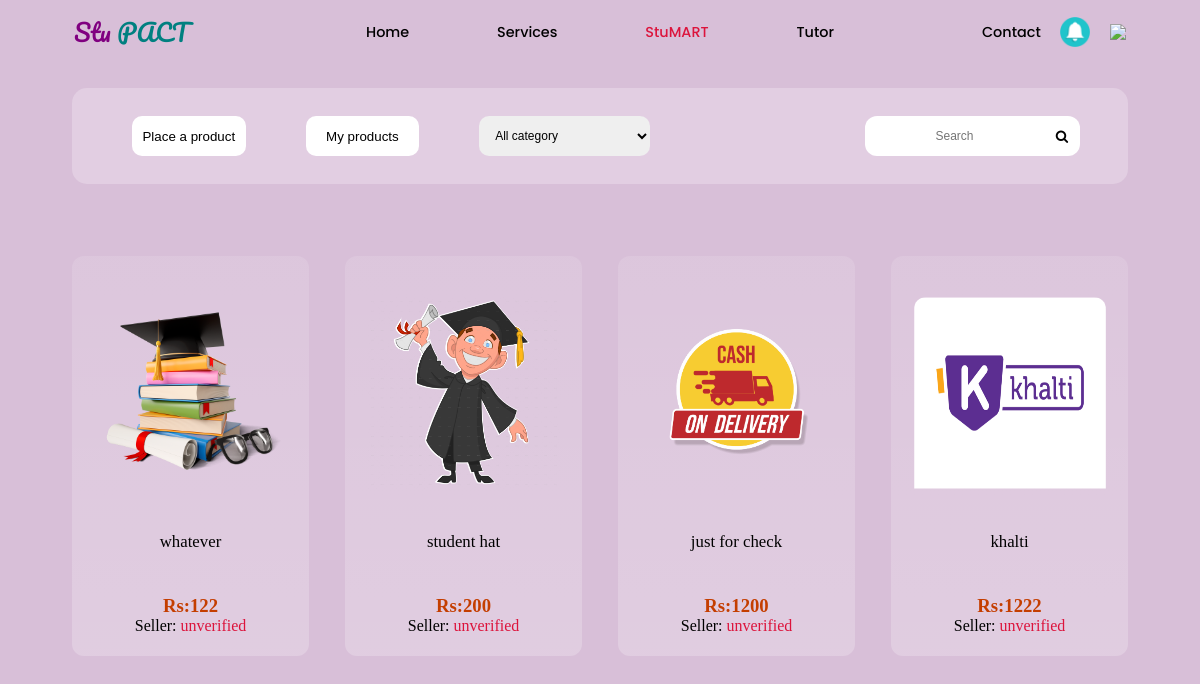
Page /stumart (signed in) on the earlier database version.
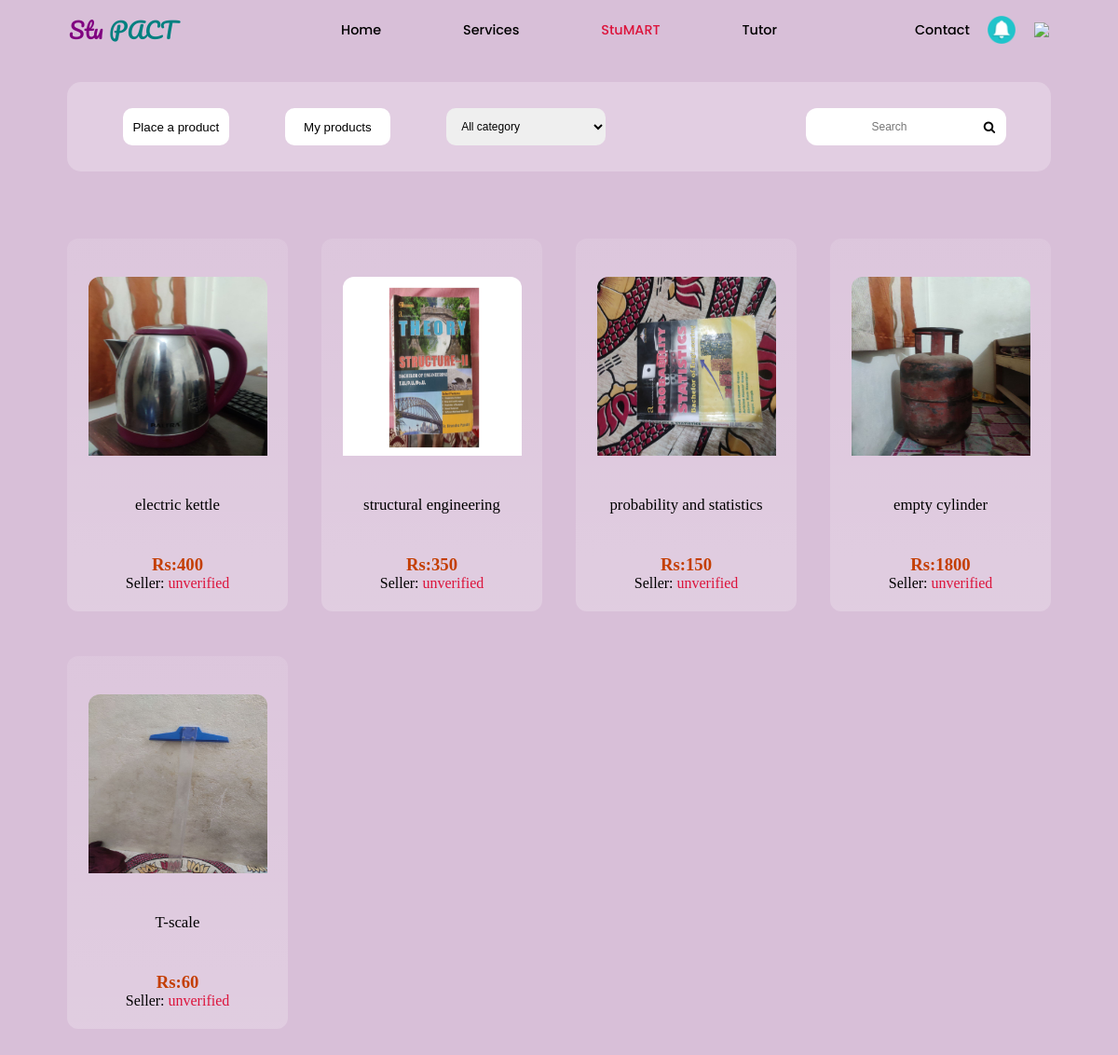
Same page on the later database version.
### dataforstupact/models.py (models this page shows)
class stumartmodel(models.Model):
    id=models.UUIDField(primary_key=True,default=uuid.uuid4)
    title=models.CharField(max_length=30,blank=True)
    username=models.CharField(max_length=30)
    image=models.ImageField(upload_to="stumart/products/",blank=True)
    price=models.IntegerField(default=0)
    details=models.TextField(blank=True)
    category=models.CharField(max_length=30,default="other")
    time=models.DateTimeField(auto_now_add=True,blank=True)
    verify=models.BooleanField(default=False,blank=True)

### stupact/views.py (the view)
# urls.py: path('stumart',views.stumartfunc,name="stumart"),
def stumartfunc(request):
    variable=stumartmodel.objects.all()
    user=mymodel.objects.get(username=request.session["Username"])
    if len(user.phonenumber)<10 or len(user.first_name)<3 or len(user.last_name)<3:
        check=1
    else:
        check=0
    data=list()
    if request.method=="POST":
        value=request.POST.get("search")
        allobj=[i.title for i in variable]
        allobj2=[i for i in allobj if i[0:len(value)]==value]
        variable=[i for i in variable if i.title in allobj2 ]
    for i in variable:
        if i.username!=request.session["Username"] and i.verify == False:
            temp=dict()
            temp["id"]=i.id
            temp["verify"]=mymodel.objects.get(username=i.username).verified
            temp["username"]=i.username
            temp["title"]=i.title
            temp["image"]=i.image
            temp["price"]=i.price
            temp["discription"]=i.details
            temp["time"]=timeagofunc(i.time)
            data.append(temp)
    paginate=Paginator(data,8)
    pageno=request.GET.get("page")
    page=paginate.get_page(pageno)
    data2={
        "itemlist":page,
        "category":"all",
        "check":check,
        "count":range(1,paginate.num_pages+1)
    }
    return render(request,"stumart.html",data2)

### stupact/views.py (called while the page is built)
def timeagofunc(time):
            today = datetime.now(timezone.utc)
            diff=today-time
            diff=str(diff).split(':')
            diff=[i[0:2] for i in diff]
            times=["secs","mins","hrs","days","months","years"]
            ans=""
            try:
                diff.remove('0')
                diff.remove('00')
            except:
                pass
            ans=diff[0]+times[len(diff)-1]
            return(ans)

### templates/stumart.html
{% include 'navbar.html' %}
{% include "stumart/topbar.html" %}
<section class="items">
    {% for i in itemlist %}
    <div  onclick="location.href='{% url "productinfo" i.id %}'" class="singleitem" style="position:relative;">
        <img style="height:16vw;width:16vw;margin-top:2.5vh;border-radius:12px 12px 0px 0px;" src="/media/{{i.image}}">
        <p style="font-family:Patrick Hand;font-size: 1.4vw;font-family:Roboto-Regular;">{{i.title}}</p>
        <div id="details">
        <h3 style="color:rgb(196, 62, 0);">Rs:{{i.price}}</h3>
        <p>Seller:
            {% if i.verify == False %}<span style="color:crimson;">unverified</span>
            {% else %}
            <span style="color:green;">verified</p>
                {% endif %}
        </p>
    </div>
    </div>
    {% endfor %}
</section>
</main>
{% include "stumart/paginate.html" %}
<br><br><br>
</body>
</html>

### templates/navbar.html (shortened to what this page needs)
        {% load static %}
        <!DOCTYPE html>
<html lang="en">
<head>
    <link rel="stylesheet" href="/static/navbar.css">
    <link rel="stylesheet" href="https://cdnjs.cloudflare.com/ajax/libs/font-awesome/4.7.0/css/font-awesome.min.css">
</head>
<body>
    <header>
        <nav>
            <div id="left">
                <span style="color:purple;">Stu</span>
                <span style="color:teal;">PACT</span>
            </div>
            <div id="center">
                <a  href="{% url 'home' %}" class= {% if request.path == "/home/" %}"activate" {% else %} "normal" {% endif %}>Home</a>
                <a href="{% url 'servicestab' %}" class={% if request.path == "/services/" %}"activate" {% else %} "normal"{% endif %}>Services</a>
                <a href="{% url 'stumart' %}" class={% if request.path == "/stumart" or stucheck == "true" %}"activate" {% else %} "normal"{% endif %}>StuMART</a>
                <a href="{% url 'tutor_intro' %}" class={% if request.path == "/tutor/" %}"activate" {% else %} "normal"{% endif %}>Tutor</a>
            </div>
            <div id="right">
                <a id="contact">
                    Contact
                </a>
               <button  style="display: flex;justify-content: center;align-items: center;"id="notified" onclick="shownotification()">
                <img style="height:30px;width:30px;" src="/static/icons/notification-bell-5743.png">
            </button>
                <img src={{request.session.image}} style="border-radius:50%;height:30px;width:30px;"
                onclick="location.href='{% url 'userbio' %}'">
            </div>
        </nav>
    </header>

### templates/stumart/topbar.html (shortened to what this page needs)
<link rel="stylesheet" href="https://cdnjs.cloudflare.com/ajax/libs/font-awesome/4.7.0/css/font-awesome.min.css">
<link rel="stylesheet" href="/static/stumart.css">
<link rel="stylesheet" href="/static/pagination.css">
    <main>
<section class="topbar">
    <button class= {% if request.path == "/stumart/placeproduct" %}"activated_button" {% else %} "normal_button" {% endif %}
    {% if check == 0 %} onclick="location.href='{% url 'productmenu' tabvalue='placeproduct' %}'"
    {% else %} onclick="showdialogbox()" {% endif %}>Place a product</button>
    <button class= {% if request.path == "/stumart/myproducts" %}"activated_button" {% else %} "normal_button" {% endif %} onclick="location.href='{% url 'productmenu' tabvalue='myproducts' %}'">My products</button>
        <select name="category" id="category" onchange="redirectthis()">
            <option value="all" >All category</option>
        </select>
        <form method="post">
        <input type="text"  name="search" placeholder="Search">
        <button type="submit"><i class="fa fa-search"></i></button>
    </form>
</section>

### templates/stumart/paginate.html (shortened to what this page needs)
<div class="center">
  </div>

### static/navbar.css (style rules this page uses)
* { margin: 0px; padding: 0px; }
:root { --font:'Patrick Hand'; }
body { background-color: thistle; }
nav { height: 8vh; display: flex; justify-content: space-around; align-items: center; }
#left { font-family: 'Pacifico', cursive; width: 12%; font-size: 2vw; }
#center { font-family: 'Poppins', sans-serif; font-size: 1vw; display: flex; justify-content: space-between; align-items: center; width: 39%; }
a { position: relative; color: black; text-decoration: none; display: inline-flex; font-weight: 500; font-size: 1.2vw; }
#right { font-family: 'Poppins', sans-serif; font-size: 1vw; width: 12%; display: flex; justify-content: space-between; align-items: center; height: 50%; }
a::after { content: ''; position: absolute; background-color:black; height: 15%; width: 0%; left: 0%; bottom: -25%; transition: 0.3s; }
.activate { color: crimson; }
#notified { position: relative; border: 0px; border-radius: 50%; background-color: thistle; }

### static/stumart.css (style rules this page uses)
* { margin: 0px; padding: 0px; }
:root { --font: 'Patrick Hand'; }
body { overflow: overlay ; }
.topbar { background-color: rgba(255, 255, 255, 0.24); display: flex; align-items: center; margin-top: 3vh; border-radius: 15px; height: 12vh; width: 88vw; margin-left: 6vw; }
.topbar>button ,.topbar >select { height: 5vh; width: 10vw; border-radius: 10px; border: 0px; margin-left: 5vw; }
.topbar>select { width: 15vw; margin-bottom: 2vh; font-size: 1vw; }
form { width: 43%; display: flex; justify-content: flex-end; margin-right: 4vw; align-items: center; }
.topbar input[type=text] { padding: 0.6vh 1vw 0.6vh 1vw; font-size: 1vw; height: 5vh; box-sizing: border-box; border-bottom-left-radius: 12px; border-top-left-radius: 12px; border: 0px; }
.topbar input[type=text]::placeholder { text-align: center; }
.topbar button[type=submit] { height: 5vh; width: 3vw; background-color: white; border: transparent; border-bottom-right-radius: 12px; border-top-right-radius: 12px; background-color: white; }
.items { position: relative; left: 3vw; width: 94vw; top: 3vh; bottom: 3vh; display: flex; flex-wrap: wrap; justify-content: flex-start; }
.items>div { box-sizing: border-box; display: flex; flex-direction: column; height: 50vh; width: 19.75vw; background-image: linear-gradient(to bottom,rgba(255, 255, 255, 0.116),rgba(255, 255, 255, 0.219)); border-radius: 12px; margin-left: 3vw; margin-top: 6vh; }
.singleitem, #details { display: flex; align-items:baseline; flex-direction: column; justify-content: space-around; align-items: center; }
.right-part form input[type=text], select { padding-left: 1vw; border-radius: 12px; height: 8vh; width: 28vw; border: 0px; font-size: large; margin-top: 2vh; margin-left: 10vw; }
.normal_button { background-color: white; color: black; }

### static/pagination.css (style rules this page uses)
.center { text-align: center; }

Differences in the rows shown:
removed stumartmodel: image (picture), title "whatever"
removed stumartmodel: image (picture), title "student hat"
removed stumartmodel: image (picture), title "just for check"
removed stumartmodel: image (picture), title "khalti"
added stumartmodel: image (picture), title "electric kettle"
added stumartmodel: image (picture), title "structural engineering"
added stumartmodel: image (picture), title "probability and statistics"
added stumartmodel: image (picture), title "empty cylinder"
added stumartmodel: image (picture), title "T-scale"
Other differences:
new list line: "Rs: 400 Seller: unverified"
new list line: "Rs: 350 Seller: unverified"
new list line: "Rs: 150 Seller: unverified"
new list line: "Rs: 1800 Seller: unverified"
new list line: "Rs: 60 Seller: unverified"
list line gone: "Rs: 122 Seller: unverified"
list line gone: "Rs: 200 Seller: unverified"
list line gone: "Rs: 1200 Seller: unverified"
list line gone: "Rs: 1222 Seller: unverified"
